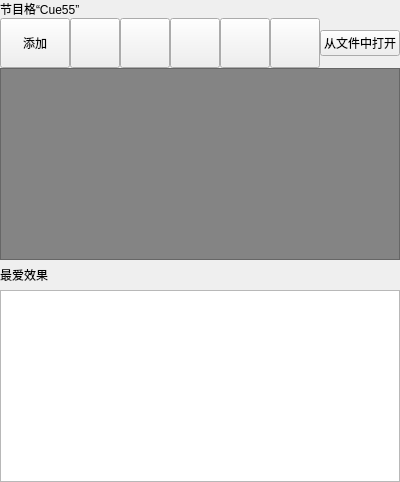
                  <widget class="QWidget" name="tab_124">
                   <attribute name="icon">
                    <iconset resource="../../../resources/icons/resource.qrc">
                     <normaloff>:/rightBar/rightBar3.png</normaloff>:/rightBar/rightBar3.png</iconset>
                   </attribute>
                   <attribute name="title">
                    <string> 效果</string>
                   </attribute>
                   <layout class="QVBoxLayout" name="verticalLayout_14">
                    <property name="spacing">
                     <number>0</number>
                    </property>
                    <property name="leftMargin">
                     <number>0</number>
                    </property>
                    <property name="topMargin">
                     <number>0</number>
                    </property>
                    <property name="rightMargin">
                     <number>0</number>
                    </property>
                    <property name="bottomMargin">
                     <number>0</number>
                    </property>
                    <item>
                     <widget class="QWidget" name="widget_23" native="true">
                      <layout class="QVBoxLayout" name="verticalLayout_15">
                       <property name="spacing">
                        <number>0</number>
                       </property>
                       <property name="leftMargin">
                        <number>0</number>
                       </property>
                       <property name="topMargin">
                        <number>0</number>
                       </property>
                       <property name="rightMargin">
                        <number>0</number>
                       </property>
                       <property name="bottomMargin">
                        <number>0</number>
                       </property>
                       <item>
                        <widget class="QLabel" name="label_9">
                         <property name="text">
                          <string>节目格“Cue55”</string>
                         </property>
                        </widget>
                       </item>
                       <item>
                        <widget class="QWidget" name="widget_24" native="true">
                         <property name="minimumSize">
                          <size>
                           <width>10</width>
                           <height>50</height>
                          </size>
                         </property>
                         <property name="maximumSize">
                          <size>
                           <width>16777214</width>
                           <height>16777215</height>
                          </size>
                         </property>
                         <layout class="QHBoxLayout" name="horizontalLayout_7" stretch="1,1,1,1,1,1,9">
                          <property name="spacing">
                           <number>0</number>
                          </property>
                          <property name="leftMargin">
                           <number>0</number>
                          </property>
                          <property name="topMargin">
                           <number>0</number>
                          </property>
                          <property name="rightMargin">
                           <number>0</number>
                          </property>
                          <property name="bottomMargin">
                           <number>0</number>
                          </property>
                          <item>
                           <widget class="QPushButton" name="pushButton">
                            <property name="minimumSize">
                             <size>
                              <width>70</width>
                              <height>50</height>
                             </size>
                            </property>
                            <property name="maximumSize">
                             <size>
                              <width>70</width>
                              <height>50</height>
                             </size>
                            </property>
                            <property name="sizeIncrement">
                             <size>
                              <width>2</width>
                              <height>0</height>
                             </size>
                            </property>
                            <property name="text">
                             <string>添加</string>
                            </property>
                            <property name="icon">
                             <iconset resource="../../../resources/icons/resource.qrc">
                              <normaloff>:/right/right9.png</normaloff>:/right/right9.png</iconset>
                            </property>
                            <property name="iconSize">
                             <size>
                              <width>30</width>
                              <height>30</height>
                             </size>
                            </property>
                           </widget>
                          </item>
                          <item>
                           <widget class="QPushButton" name="pushButton_16">
                            <property name="minimumSize">
                             <size>
                              <width>50</width>
                              <height>50</height>
                             </size>
                            </property>
                            <property name="maximumSize">
                             <size>
                              <width>50</width>
                              <height>50</height>
                             </size>
                            </property>
                            <property name="text">
                             <string/>
                            </property>
                            <property name="icon">
                             <iconset resource="../../../resources/icons/resource.qrc">
                              <normaloff>:/right/right8.png</normaloff>:/right/right8.png</iconset>
                            </property>
                            <property name="iconSize">
                             <size>
                              <width>30</width>
                              <height>30</height>
                             </size>
                            </property>
                           </widget>
                          </item>
                          <item>
                           <widget class="QPushButton" name="pushButton_14">
                            <property name="minimumSize">
                             <size>
                              <width>50</width>
                              <height>50</height>
                             </size>
                            </property>
                            <property name="maximumSize">
                             <size>
                              <width>50</width>
                              <height>50</height>
                             </size>
                            </property>
                            <property name="text">
                             <string/>
                            </property>
                            <property name="icon">
                             <iconset resource="../../../resources/icons/resource.qrc">
                              <normaloff>:/right/right10.png</normaloff>:/right/right10.png</iconset>
                            </property>
                            <property name="iconSize">
                             <size>
                              <width>30</width>
                              <height>30</height>
                             </size>
                            </property>
                           </widget>
                          </item>
                          <item>
                           <widget class="QPushButton" name="pushButton_2">
                            <property name="minimumSize">
                             <size>
                              <width>50</width>
                              <height>50</height>
                             </size>
                            </property>
                            <property name="maximumSize">
                             <size>
                              <width>50</width>
                              <height>50</height>
                             </size>
                            </property>
                            <property name="text">
                             <string/>
                            </property>
                            <property name="icon">
                             <iconset resource="../../../resources/icons/resource.qrc">
                              <normaloff>:/Bottom-Quick-image/image9.png</normaloff>:/Bottom-Quick-image/image9.png</iconset>
                            </property>
                            <property name="iconSize">
                             <size>
                              <width>30</width>
                              <height>30</height>
                             </size>
                            </property>
                           </widget>
                          </item>
                          <item>
                           <widget class="QPushButton" name="pushButton_3">
                            <property name="minimumSize">
                             <size>
                              <width>50</width>
                              <height>50</height>
                             </size>
                            </property>
                            <property name="maximumSize">
                             <size>
                              <width>50</width>
                              <height>50</height>
                             </size>
                            </property>
                            <property name="text">
                             <string/>
                            </property>
                            <property name="icon">
                             <iconset resource="../../../resources/icons/resource.qrc">
                              <normaloff>:/right/right11.png</normaloff>:/right/right11.png</iconset>
                            </property>
                            <property name="iconSize">
                             <size>
                              <width>30</width>
                              <height>30</height>
                             </size>
                            </property>
                           </widget>
                          </item>
                          <item>
                           <widget class="QPushButton" name="pushButton_4">
                            <property name="minimumSize">
                             <size>
                              <width>50</width>
                              <height>50</height>
                             </size>
                            </property>
                            <property name="maximumSize">
                             <size>
                              <width>50</width>
                              <height>50</height>
                             </size>
                            </property>
                            <property name="text">
                             <string/>
                            </property>
                            <property name="icon">
                             <iconset resource="../../../resources/icons/resource.qrc">
                              <normaloff>:/right/right7.png</normaloff>:/right/right7.png</iconset>
                            </property>
                            <property name="iconSize">
                             <size>
                              <width>30</width>
                              <height>30</height>
                             </size>
                            </property>
                           </widget>
                          </item>
                          <item>
                           <widget class="QPushButton" name="pushButton_15">
                            <property name="minimumSize">
                             <size>
                              <width>2</width>
                              <height>2</height>
                             </size>
                            </property>
                            <property name="text">
                             <string>从文件中打开</string>
                            </property>
                           </widget>
                          </item>
                         </layout>
                        </widget>
                       </item>
                       <item>
                        <widget class="QTextEdit" name="textEdit_2">
                         <property name="styleSheet">
                          <string notr="true">background-color: rgb(132, 132, 132);</string>
                         </property>
                        </widget>
                       </item>
                       <item>
                        <widget class="QLabel" name="label_10">
                         <property name="minimumSize">
                          <size>
                           <width>50</width>
                           <height>30</height>
                          </size>
                         </property>
                         <property name="maximumSize">
                          <size>
                           <width>16777215</width>
                           <height>30</height>
                          </size>
                         </property>
                         <property name="text">
                          <string>最爱效果</string>
                         </property>
                        </widget>
                       </item>
                       <item>
                        <widget class="QListView" name="listView"/>
                       </item>
                      </layout>
                     </widget>
                    </item>
                   </layout>
                  </widget>
